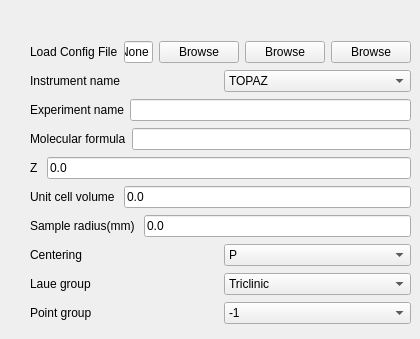
        <widget class="QWidget" name="sample">
         <property name="toolTip">
          <string>&lt;html&gt;&lt;head/&gt;&lt;body&gt;&lt;p&gt;&lt;span style=&quot; font-size:9pt; font-style:italic;&quot;&gt;Sample inputs of molecular formulas&lt;/span&gt;&lt;/p&gt;&lt;p&gt;&lt;span style=&quot; font-size:9pt;&quot;&gt;For example, for oxalic acid dihydrate, C2O4H2.2H2O, or C2O6H6, input&lt;/span&gt;&lt;/p&gt;&lt;p&gt;&lt;span style=&quot; font-size:9pt;&quot;&gt;C2 O4 H2 H4 O2 &lt;/span&gt;&lt;span style=&quot; font-size:9pt; font-style:italic;&quot;&gt;or&lt;/span&gt;&lt;span style=&quot; font-size:9pt;&quot;&gt; C2 O6 H6&lt;/span&gt;&lt;/p&gt;&lt;p&gt;&lt;span style=&quot; font-size:9pt;&quot;&gt;For deuterated oxalic acid dihydrate, input&lt;/span&gt;&lt;/p&gt;&lt;p&gt;&lt;span style=&quot; font-size:9pt;&quot;&gt;C2 O6 D6 &lt;/span&gt;&lt;span style=&quot; font-size:9pt; font-style:italic;&quot;&gt;or&lt;/span&gt;&lt;span style=&quot; font-size:9pt;&quot;&gt; C2 O6 2H6&lt;/span&gt;&lt;/p&gt;&lt;p&gt;&lt;span style=&quot; font-size:9pt;&quot;&gt;For La2NiO4.2, input&lt;/span&gt;&lt;/p&gt;&lt;p&gt;&lt;span style=&quot; font-size:9pt;&quot;&gt;La2 Ni1 O4.2&lt;/span&gt;&lt;/p&gt;&lt;p&gt;&lt;span style=&quot; font-size:9pt;&quot;&gt;For boron-11 B4C, input&lt;/span&gt;&lt;/p&gt;&lt;p&gt;&lt;span style=&quot; font-size:9pt;&quot;&gt;11B4 C1&lt;/span&gt;&lt;/p&gt;&lt;p&gt;&lt;span style=&quot; font-weight:600;&quot;&gt;Descriptions of input&lt;/span&gt;:&lt;/p&gt;&lt;p&gt;&lt;span style=&quot; font-weight:600;&quot;&gt;Molecular formula&lt;/span&gt;: The chemical formula input as described above.&lt;/p&gt;&lt;p&gt;&lt;span style=&quot; font-weight:600;&quot;&gt;Z&lt;/span&gt;: The number of formula units in the unit cell.&lt;/p&gt;&lt;p&gt;This can be a noninteger value.&lt;/p&gt;&lt;p&gt;&lt;span style=&quot; font-weight:600;&quot;&gt;Unit cell volume&lt;/span&gt;: The unit cell volume in units of Angstroms cubed.&lt;/p&gt;&lt;p&gt;&lt;span style=&quot; font-weight:600;&quot;&gt;weight&lt;/span&gt;: Crystal weight in milligrams.&lt;/p&gt;&lt;p&gt;If 0, do not calculate crystal volume or radius.&lt;/p&gt;&lt;/body&gt;&lt;/html&gt;</string>
         </property>
         <attribute name="title">
          <string>Sample Information</string>
         </attribute>
         <widget class="QWidget" name="layoutWidget">
          <property name="geometry">
           <rect>
            <x>30</x>
            <y>40</y>
            <width>381</width>
            <height>290</height>
           </rect>
          </property>
          <layout class="QVBoxLayout" name="verticalLayout_3">
           <item>
            <layout class="QHBoxLayout" name="horizontalLayout_51">
             <item>
              <widget class="QLabel" name="label_50">
               <property name="text">
                <string>Load Config File</string>
               </property>
              </widget>
             </item>
             <item>
              <widget class="QLineEdit" name="ConfigFileName_ledt">
               <property name="toolTip">
                <string>Optional file to load default values to all fields</string>
               </property>
               <property name="text">
                <string>None</string>
               </property>
              </widget>
             </item>
             <item>
              <widget class="QPushButton" name="ConfigFile_btn">
               <property name="text">
                <string>Browse</string>
               </property>
              </widget>
             </item>
             <item>
              <widget class="QPushButton" name="DataFile_btn_9">
               <property name="enabled">
                <bool>true</bool>
               </property>
               <property name="sizePolicy">
                <sizepolicy hsizetype="Minimum" vsizetype="Fixed">
                 <horstretch>0</horstretch>
                 <verstretch>0</verstretch>
                </sizepolicy>
               </property>
               <property name="minimumSize">
                <size>
                 <width>0</width>
                 <height>0</height>
                </size>
               </property>
               <property name="maximumSize">
                <size>
                 <width>16777215</width>
                 <height>16777215</height>
                </size>
               </property>
               <property name="sizeIncrement">
                <size>
                 <width>0</width>
                 <height>0</height>
                </size>
               </property>
               <property name="baseSize">
                <size>
                 <width>0</width>
                 <height>0</height>
                </size>
               </property>
               <property name="palette">
                <palette>
                 <active/>
                 <inactive/>
                 <disabled/>
                </palette>
               </property>
               <property name="font">
                <font/>
               </property>
               <property name="cursor">
                <cursorShape>ArrowCursor</cursorShape>
               </property>
               <property name="mouseTracking">
                <bool>false</bool>
               </property>
               <property name="focusPolicy">
                <enum>Qt::StrongFocus</enum>
               </property>
               <property name="contextMenuPolicy">
                <enum>Qt::DefaultContextMenu</enum>
               </property>
               <property name="updatesEnabled">
                <bool>true</bool>
               </property>
               <property name="visible">
                <bool>false</bool>
               </property>
               <property name="acceptDrops">
                <bool>false</bool>
               </property>
               <property name="windowTitle">
                <string/>
               </property>
               <property name="windowIconText">
                <string/>
               </property>
               <property name="windowOpacity">
                <double>1.000000000000000</double>
               </property>
               <property name="windowModified">
                <bool>false</bool>
               </property>
               <property name="toolTip">
                <string>Browse for the event file to be loaded.</string>
               </property>
               <property name="statusTip">
                <string/>
               </property>
               <property name="whatsThis">
                <string/>
               </property>
               <property name="accessibleName">
                <string/>
               </property>
               <property name="accessibleDescription">
                <string/>
               </property>
               <property name="layoutDirection">
                <enum>Qt::LeftToRight</enum>
               </property>
               <property name="autoFillBackground">
                <bool>false</bool>
               </property>
               <property name="styleSheet">
                <string notr="true"/>
               </property>
               <property name="locale">
                <locale language="English" country="UnitedStates"/>
               </property>
               <property name="windowFilePath">
                <string/>
               </property>
               <property name="inputMethodHints">
                <set>Qt::ImhNone</set>
               </property>
               <property name="text">
                <string>Browse</string>
               </property>
               <property name="iconSize">
                <size>
                 <width>16</width>
                 <height>16</height>
                </size>
               </property>
               <property name="shortcut">
                <string/>
               </property>
               <property name="checkable">
                <bool>false</bool>
               </property>
               <property name="checked">
                <bool>false</bool>
               </property>
               <property name="autoRepeat">
                <bool>false</bool>
               </property>
               <property name="autoExclusive">
                <bool>false</bool>
               </property>
               <property name="autoRepeatDelay">
                <number>300</number>
               </property>
               <property name="autoRepeatInterval">
                <number>100</number>
               </property>
               <property name="down">
                <bool>false</bool>
               </property>
               <property name="autoDefault">
                <bool>true</bool>
               </property>
               <property name="default">
                <bool>false</bool>
               </property>
               <property name="flat">
                <bool>false</bool>
               </property>
              </widget>
             </item>
             <item>
              <widget class="QPushButton" name="DataFile_btn_5">
               <property name="enabled">
                <bool>true</bool>
               </property>
               <property name="sizePolicy">
                <sizepolicy hsizetype="Minimum" vsizetype="Fixed">
                 <horstretch>0</horstretch>
                 <verstretch>0</verstretch>
                </sizepolicy>
               </property>
               <property name="minimumSize">
                <size>
                 <width>0</width>
                 <height>0</height>
                </size>
               </property>
               <property name="maximumSize">
                <size>
                 <width>16777215</width>
                 <height>16777215</height>
                </size>
               </property>
               <property name="sizeIncrement">
                <size>
                 <width>0</width>
                 <height>0</height>
                </size>
               </property>
               <property name="baseSize">
                <size>
                 <width>0</width>
                 <height>0</height>
                </size>
               </property>
               <property name="palette">
                <palette>
                 <active/>
                 <inactive/>
                 <disabled/>
                </palette>
               </property>
               <property name="font">
                <font/>
               </property>
               <property name="cursor">
                <cursorShape>ArrowCursor</cursorShape>
               </property>
               <property name="mouseTracking">
                <bool>false</bool>
               </property>
               <property name="focusPolicy">
                <enum>Qt::StrongFocus</enum>
               </property>
               <property name="contextMenuPolicy">
                <enum>Qt::DefaultContextMenu</enum>
               </property>
               <property name="updatesEnabled">
                <bool>true</bool>
               </property>
               <property name="visible">
                <bool>false</bool>
               </property>
               <property name="acceptDrops">
                <bool>false</bool>
               </property>
               <property name="windowTitle">
                <string/>
               </property>
               <property name="windowIconText">
                <string/>
               </property>
               <property name="windowOpacity">
                <double>1.000000000000000</double>
               </property>
               <property name="windowModified">
                <bool>false</bool>
               </property>
               <property name="toolTip">
                <string>Browse for the event file to be loaded.</string>
               </property>
               <property name="statusTip">
                <string/>
               </property>
               <property name="whatsThis">
                <string/>
               </property>
               <property name="accessibleName">
                <string/>
               </property>
               <property name="accessibleDescription">
                <string/>
               </property>
               <property name="layoutDirection">
                <enum>Qt::LeftToRight</enum>
               </property>
               <property name="autoFillBackground">
                <bool>false</bool>
               </property>
               <property name="styleSheet">
                <string notr="true"/>
               </property>
               <property name="locale">
                <locale language="English" country="UnitedStates"/>
               </property>
               <property name="windowFilePath">
                <string/>
               </property>
               <property name="inputMethodHints">
                <set>Qt::ImhNone</set>
               </property>
               <property name="text">
                <string>Browse</string>
               </property>
               <property name="iconSize">
                <size>
                 <width>16</width>
                 <height>16</height>
                </size>
               </property>
               <property name="shortcut">
                <string/>
               </property>
               <property name="checkable">
                <bool>false</bool>
               </property>
               <property name="checked">
                <bool>false</bool>
               </property>
               <property name="autoRepeat">
                <bool>false</bool>
               </property>
               <property name="autoExclusive">
                <bool>false</bool>
               </property>
               <property name="autoRepeatDelay">
                <number>300</number>
               </property>
               <property name="autoRepeatInterval">
                <number>100</number>
               </property>
               <property name="down">
                <bool>false</bool>
               </property>
               <property name="autoDefault">
                <bool>true</bool>
               </property>
               <property name="default">
                <bool>false</bool>
               </property>
               <property name="flat">
                <bool>false</bool>
               </property>
              </widget>
             </item>
            </layout>
           </item>
           <item>
            <layout class="QHBoxLayout" name="horizontalLayout_27">
             <item>
              <widget class="QLabel" name="label_27">
               <property name="text">
                <string>Instrument name</string>
               </property>
              </widget>
             </item>
             <item>
              <widget class="QComboBox" name="instrument_cmbx">
               <property name="toolTip">
                <string>Name of instrument</string>
               </property>
               <item>
                <property name="text">
                 <string>TOPAZ</string>
                </property>
               </item>
               <item>
                <property name="text">
                 <string>MANDI</string>
                </property>
               </item>
               <item>
                <property name="text">
                 <string>CORELLI</string>
                </property>
               </item>
              </widget>
             </item>
            </layout>
           </item>
           <item>
            <layout class="QHBoxLayout" name="horizontalLayout_6">
             <item>
              <widget class="QLabel" name="label_8">
               <property name="text">
                <string>Experiment name</string>
               </property>
              </widget>
             </item>
             <item>
              <widget class="QLineEdit" name="expName_ledt">
               <property name="toolTip">
                <string>Working directory will be /SNS/Instrument name/IPTS directory/shared/Experiment name</string>
               </property>
              </widget>
             </item>
            </layout>
           </item>
           <item>
            <layout class="QHBoxLayout" name="horizontalLayout">
             <item>
              <widget class="QLabel" name="label_mf">
               <property name="text">
                <string>Molecular formula</string>
               </property>
              </widget>
             </item>
             <item>
              <widget class="QLineEdit" name="molecularFormula_ledt">
               <property name="toolTip">
                <string>For example, for oxalic acid dihydrate,O4 H2 H4 O2    or    C2 O6 H6</string>
               </property>
               <property name="text">
                <string/>
               </property>
              </widget>
             </item>
            </layout>
           </item>
           <item>
            <layout class="QHBoxLayout" name="horizontalLayout_2">
             <item>
              <widget class="QLabel" name="label_z">
               <property name="text">
                <string>Z </string>
               </property>
              </widget>
             </item>
             <item>
              <widget class="QLineEdit" name="Z_ledt">
               <property name="toolTip">
                <string>The number of formula units in the unit cell.</string>
               </property>
               <property name="text">
                <string>0.0</string>
               </property>
              </widget>
             </item>
            </layout>
           </item>
           <item>
            <layout class="QHBoxLayout" name="horizontalLayout_3">
             <item>
              <widget class="QLabel" name="label_volume">
               <property name="text">
                <string>Unit cell volume </string>
               </property>
              </widget>
             </item>
             <item>
              <widget class="QLineEdit" name="unitCellVolume_ledt">
               <property name="toolTip">
                <string>The unit cell volume in units of Angstroms cubed.</string>
               </property>
               <property name="text">
                <string>0.0</string>
               </property>
              </widget>
             </item>
            </layout>
           </item>
           <item>
            <layout class="QHBoxLayout" name="horizontalLayout_4">
             <item>
              <widget class="QLabel" name="label_weight">
               <property name="text">
                <string>Sample radius(mm) </string>
               </property>
              </widget>
             </item>
             <item>
              <widget class="QLineEdit" name="sampleRadius_ledt">
               <property name="toolTip">
                <string notr="true">Crystal radius in mm to calculate linear absorption coefficients</string>
               </property>
               <property name="text">
                <string>0.0</string>
               </property>
              </widget>
             </item>
            </layout>
           </item>
           <item>
            <layout class="QHBoxLayout" name="horizontalLayout_34">
             <item>
              <widget class="QLabel" name="label_34">
               <property name="text">
                <string>Centering</string>
               </property>
              </widget>
             </item>
             <item>
              <widget class="QComboBox" name="centering_cmbx">
               <property name="toolTip">
                <string>Centering for point group</string>
               </property>
               <item>
                <property name="text">
                 <string>P</string>
                </property>
               </item>
               <item>
                <property name="text">
                 <string>I</string>
                </property>
               </item>
               <item>
                <property name="text">
                 <string>A</string>
                </property>
               </item>
               <item>
                <property name="text">
                 <string>B</string>
                </property>
               </item>
               <item>
                <property name="text">
                 <string>C</string>
                </property>
               </item>
               <item>
                <property name="text">
                 <string>F</string>
                </property>
               </item>
               <item>
                <property name="text">
                 <string>Robv</string>
                </property>
               </item>
               <item>
                <property name="text">
                 <string>Rrev</string>
                </property>
               </item>
              </widget>
             </item>
            </layout>
           </item>
           <item>
            <layout class="QHBoxLayout" name="horizontalLayout_35">
             <item>
              <widget class="QLabel" name="label_35">
               <property name="text">
                <string>Laue group</string>
               </property>
              </widget>
             </item>
             <item>
              <widget class="QComboBox" name="laueGroup_cmbx">
               <property name="toolTip">
                <string>Select laue group for ones with selected centering.</string>
               </property>
               <item>
                <property name="text">
                 <string>Triclinic</string>
                </property>
               </item>
               <item>
                <property name="text">
                 <string>Monoclinic</string>
                </property>
               </item>
               <item>
                <property name="text">
                 <string>Orthorhombic</string>
                </property>
               </item>
               <item>
                <property name="text">
                 <string>Tetragonal</string>
                </property>
               </item>
               <item>
                <property name="text">
                 <string>Trigonal - Rhombohedral</string>
                </property>
               </item>
               <item>
                <property name="text">
                 <string>Hexagonal</string>
                </property>
               </item>
               <item>
                <property name="text">
                 <string>Cubic</string>
                </property>
               </item>
              </widget>
             </item>
            </layout>
           </item>
           <item>
            <layout class="QHBoxLayout" name="horizontalLayout_36">
             <item>
              <widget class="QLabel" name="label_36">
               <property name="text">
                <string>Point group</string>
               </property>
              </widget>
             </item>
             <item>
              <widget class="QComboBox" name="pointGroup_cmbx">
               <property name="toolTip">
                <string>Select point group from those with centering and Laue group chosen.</string>
               </property>
               <item>
                <property name="text">
                 <string>-1</string>
                </property>
               </item>
               <item>
                <property name="text">
                 <string>-3</string>
                </property>
               </item>
               <item>
                <property name="text">
                 <string>-3 r</string>
                </property>
               </item>
               <item>
                <property name="text">
                 <string>-31m</string>
                </property>
               </item>
               <item>
                <property name="text">
                 <string>-3m</string>
                </property>
               </item>
               <item>
                <property name="text">
                 <string>-3m r</string>
                </property>
               </item>
               <item>
                <property name="text">
                 <string>-3m1</string>
                </property>
               </item>
               <item>
                <property name="text">
                 <string>-4</string>
                </property>
               </item>
               <item>
                <property name="text">
                 <string>-42m</string>
                </property>
               </item>
               <item>
                <property name="text">
                 <string>-43m</string>
                </property>
               </item>
               <item>
                <property name="text">
                 <string>-4m2</string>
                </property>
               </item>
               <item>
                <property name="text">
                 <string>-6</string>
                </property>
               </item>
               <item>
                <property name="text">
                 <string>-62m</string>
                </property>
               </item>
               <item>
                <property name="text">
                 <string>-6m2</string>
                </property>
               </item>
               <item>
                <property name="text">
                 <string>1</string>
                </property>
               </item>
               <item>
                <property name="text">
                 <string>112</string>
                </property>
               </item>
               <item>
                <property name="text">
                 <string>112/m</string>
                </property>
               </item>
               <item>
                <property name="text">
                 <string>11m</string>
                </property>
               </item>
               <item>
                <property name="text">
                 <string>2</string>
                </property>
               </item>
               <item>
                <property name="text">
                 <string>2/m</string>
                </property>
               </item>
               <item>
                <property name="text">
                 <string>222</string>
                </property>
               </item>
               <item>
                <property name="text">
                 <string>23</string>
                </property>
               </item>
               <item>
                <property name="text">
                 <string>2mm</string>
                </property>
               </item>
               <item>
                <property name="text">
                 <string>3</string>
                </property>
               </item>
               <item>
                <property name="text">
                 <string>3 r</string>
                </property>
               </item>
               <item>
                <property name="text">
                 <string>312</string>
                </property>
               </item>
               <item>
                <property name="text">
                 <string>31m</string>
                </property>
               </item>
               <item>
                <property name="text">
                 <string>32</string>
                </property>
               </item>
               <item>
                <property name="text">
                 <string>32 r</string>
                </property>
               </item>
               <item>
                <property name="text">
                 <string>321</string>
                </property>
               </item>
               <item>
                <property name="text">
                 <string>3m</string>
                </property>
               </item>
               <item>
                <property name="text">
                 <string>3m r</string>
                </property>
               </item>
               <item>
                <property name="text">
                 <string>3m1</string>
                </property>
               </item>
               <item>
                <property name="text">
                 <string>4</string>
                </property>
               </item>
               <item>
                <property name="text">
                 <string>4/m</string>
                </property>
               </item>
               <item>
                <property name="text">
                 <string>4/mmm</string>
                </property>
               </item>
               <item>
                <property name="text">
                 <string>422</string>
                </property>
               </item>
               <item>
                <property name="text">
                 <string>432</string>
                </property>
               </item>
               <item>
                <property name="text">
                 <string>4mm</string>
                </property>
               </item>
               <item>
                <property name="text">
                 <string>6</string>
                </property>
               </item>
               <item>
                <property name="text">
                 <string>6/m</string>
                </property>
               </item>
               <item>
                <property name="text">
                 <string>6/mmm</string>
                </property>
               </item>
               <item>
                <property name="text">
                 <string>622</string>
                </property>
               </item>
               <item>
                <property name="text">
                 <string>6mm</string>
                </property>
               </item>
               <item>
                <property name="text">
                 <string>m</string>
                </property>
               </item>
               <item>
                <property name="text">
                 <string>m-3</string>
                </property>
               </item>
               <item>
                <property name="text">
                 <string>m-3m</string>
                </property>
               </item>
               <item>
                <property name="text">
                 <string>m2m</string>
                </property>
               </item>
               <item>
                <property name="text">
                 <string>mm2</string>
                </property>
               </item>
               <item>
                <property name="text">
                 <string>mmm</string>
                </property>
               </item>
              </widget>
             </item>
            </layout>
           </item>
          </layout>
         </widget>
        </widget>
